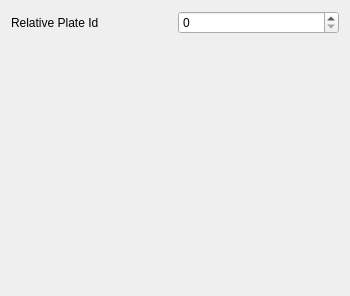
<?xml version="1.0" encoding="UTF-8"?>
<ui version="4.0">
 <class>MotionPathPropertiesWidget</class>
 <widget class="QWidget" name="MotionPathPropertiesWidget">
  <property name="geometry">
   <rect>
    <x>0</x>
    <y>0</y>
    <width>350</width>
    <height>296</height>
   </rect>
  </property>
  <property name="windowTitle">
   <string>Form</string>
  </property>
  <layout class="QGridLayout" name="gridLayout">
   <item row="0" column="0">
    <widget class="QLabel" name="label_relative_plate_id">
     <property name="text">
      <string>Relative Plate Id</string>
     </property>
    </widget>
   </item>
   <item row="0" column="1">
    <widget class="QSpinBox" name="spinbox_relative_plate_id">
     <property name="maximum">
      <number>1000000</number>
     </property>
    </widget>
   </item>
   <item row="1" column="0" colspan="2">
    <widget class="QWidget" name="widget_time_sequence_holder" native="true"/>
   </item>
  </layout>
 </widget>
 <resources/>
 <connections/>
</ui>
